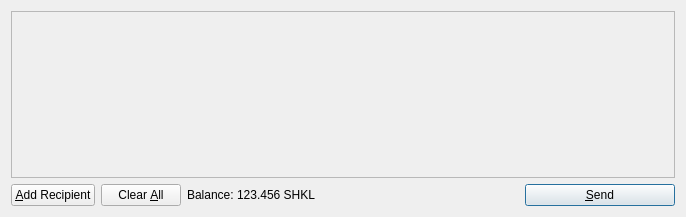
<?xml version="1.0" encoding="UTF-8"?>
<ui version="4.0">
 <class>SendCoinsDialog</class>
 <widget class="QDialog" name="SendCoinsDialog">
  <property name="geometry">
   <rect>
    <x>0</x>
    <y>0</y>
    <width>686</width>
    <height>217</height>
   </rect>
  </property>
  <property name="windowTitle">
   <string>Send Coins</string>
  </property>
  <layout class="QVBoxLayout" name="verticalLayout">
   <item>
    <widget class="QScrollArea" name="scrollArea">
     <property name="widgetResizable">
      <bool>true</bool>
     </property>
     <widget class="QWidget" name="scrollAreaWidgetContents">
      <property name="geometry">
       <rect>
        <x>0</x>
        <y>0</y>
        <width>666</width>
        <height>165</height>
       </rect>
      </property>
      <layout class="QVBoxLayout" name="verticalLayout_2">
       <property name="margin">
        <number>0</number>
       </property>
       <item>
        <layout class="QVBoxLayout" name="entries">
         <property name="spacing">
          <number>6</number>
         </property>
        </layout>
       </item>
       <item>
        <spacer name="verticalSpacer">
         <property name="orientation">
          <enum>Qt::Vertical</enum>
         </property>
         <property name="sizeHint" stdset="0">
          <size>
           <width>20</width>
           <height>40</height>
          </size>
         </property>
        </spacer>
       </item>
      </layout>
     </widget>
    </widget>
   </item>
   <item>
    <layout class="QHBoxLayout" name="horizontalLayout">
     <item>
      <widget class="QPushButton" name="addButton">
       <property name="toolTip">
        <string>Send to multiple recipients at once</string>
       </property>
       <property name="text">
        <string>&amp;Add Recipient</string>
       </property>
       <property name="icon">
        <iconset resource="../bitcoin.qrc">
         <normaloff>:/icons/add</normaloff>:/icons/add</iconset>
       </property>
       <property name="autoDefault">
        <bool>false</bool>
       </property>
      </widget>
     </item>
     <item>
      <widget class="QPushButton" name="clearButton">
       <property name="sizePolicy">
        <sizepolicy hsizetype="Minimum" vsizetype="Fixed">
         <horstretch>0</horstretch>
         <verstretch>0</verstretch>
        </sizepolicy>
       </property>
       <property name="toolTip">
        <string>Remove all transaction fields</string>
       </property>
       <property name="text">
        <string>Clear &amp;All</string>
       </property>
       <property name="icon">
        <iconset resource="../bitcoin.qrc">
         <normaloff>:/icons/remove</normaloff>:/icons/remove</iconset>
       </property>
       <property name="autoRepeatDelay">
        <number>300</number>
       </property>
       <property name="autoDefault">
        <bool>false</bool>
       </property>
      </widget>
     </item>
     <item>
      <layout class="QHBoxLayout" name="horizontalLayout_2">
       <property name="spacing">
        <number>3</number>
       </property>
       <item>
        <widget class="QLabel" name="label">
         <property name="text">
          <string>Balance:</string>
         </property>
        </widget>
       </item>
       <item>
        <widget class="QLabel" name="labelBalance">
         <property name="cursor">
          <cursorShape>IBeamCursor</cursorShape>
         </property>
         <property name="text">
          <string>123.456 SHKL</string>
         </property>
         <property name="textInteractionFlags">
          <set>Qt::LinksAccessibleByMouse|Qt::TextSelectableByKeyboard|Qt::TextSelectableByMouse</set>
         </property>
        </widget>
       </item>
      </layout>
     </item>
     <item>
      <spacer name="horizontalSpacer">
       <property name="orientation">
        <enum>Qt::Horizontal</enum>
       </property>
       <property name="sizeHint" stdset="0">
        <size>
         <width>40</width>
         <height>20</height>
        </size>
       </property>
      </spacer>
     </item>
     <item>
      <widget class="QPushButton" name="sendButton">
       <property name="minimumSize">
        <size>
         <width>150</width>
         <height>0</height>
        </size>
       </property>
       <property name="toolTip">
        <string>Confirm the send action</string>
       </property>
       <property name="text">
        <string>&amp;Send</string>
       </property>
       <property name="icon">
        <iconset resource="../bitcoin.qrc">
         <normaloff>:/icons/send</normaloff>:/icons/send</iconset>
       </property>
       <property name="default">
        <bool>true</bool>
       </property>
      </widget>
     </item>
    </layout>
   </item>
  </layout>
 </widget>
 <resources>
  <include location="../bitcoin.qrc"/>
 </resources>
 <connections/>
</ui>
